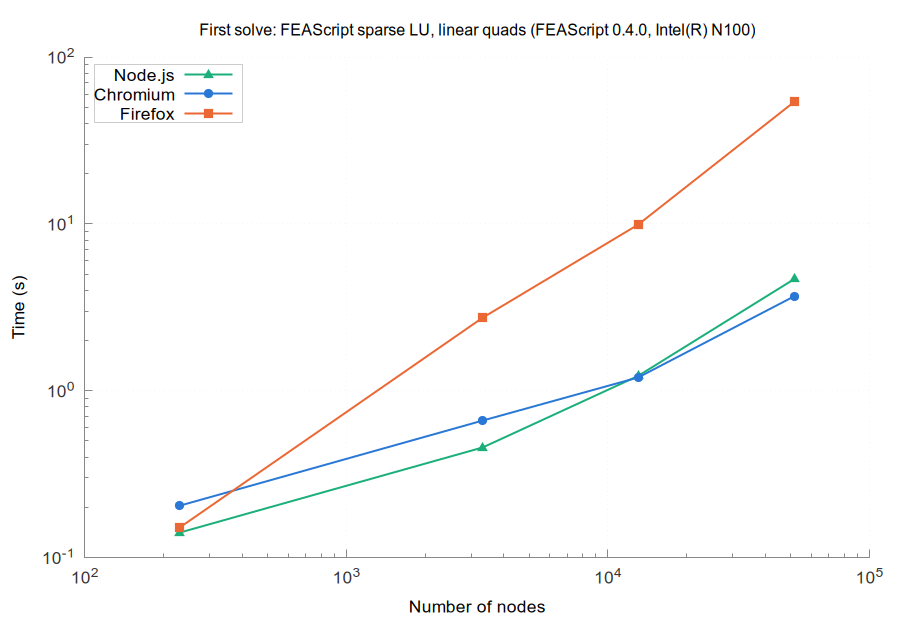

The gnuplot source for this figure:
set terminal pngcairo size 900,620 font 'Arial,13'
set border 3 lc rgb '#888888'; set tics nomirror tc rgb '#333333'
set grid lc rgb '#e6e6e6' lw 1; set key top left box lc rgb '#cccccc' opaque
set logscale xy; set format y '10^{%L}'; set format x '10^{%L}'
set output 'browsers_FEAScript_sparse_LU_linear_quads_first.png'
set title 'First solve: FEAScript sparse LU, linear quads (FEAScript 0.4.0, Intel(R) N100)' font 'Arial,12'
set xlabel 'Number of nodes'
set ylabel 'Time (s)'
plot 'browsers_FEAScript_sparse_LU_linear_quads_first_node.dat' u 1:2 w lp lw 2 pt 9 ps 1.2 lc rgb '#1baf7a' t 'Node.js', \
     'browsers_FEAScript_sparse_LU_linear_quads_first_chromium.dat' u 1:2 w lp lw 2 pt 7 ps 1.2 lc rgb '#2a78d6' t 'Chromium', \
     'browsers_FEAScript_sparse_LU_linear_quads_first_firefox.dat' u 1:2 w lp lw 2 pt 5 ps 1.2 lc rgb '#eb6834' t 'Firefox'
